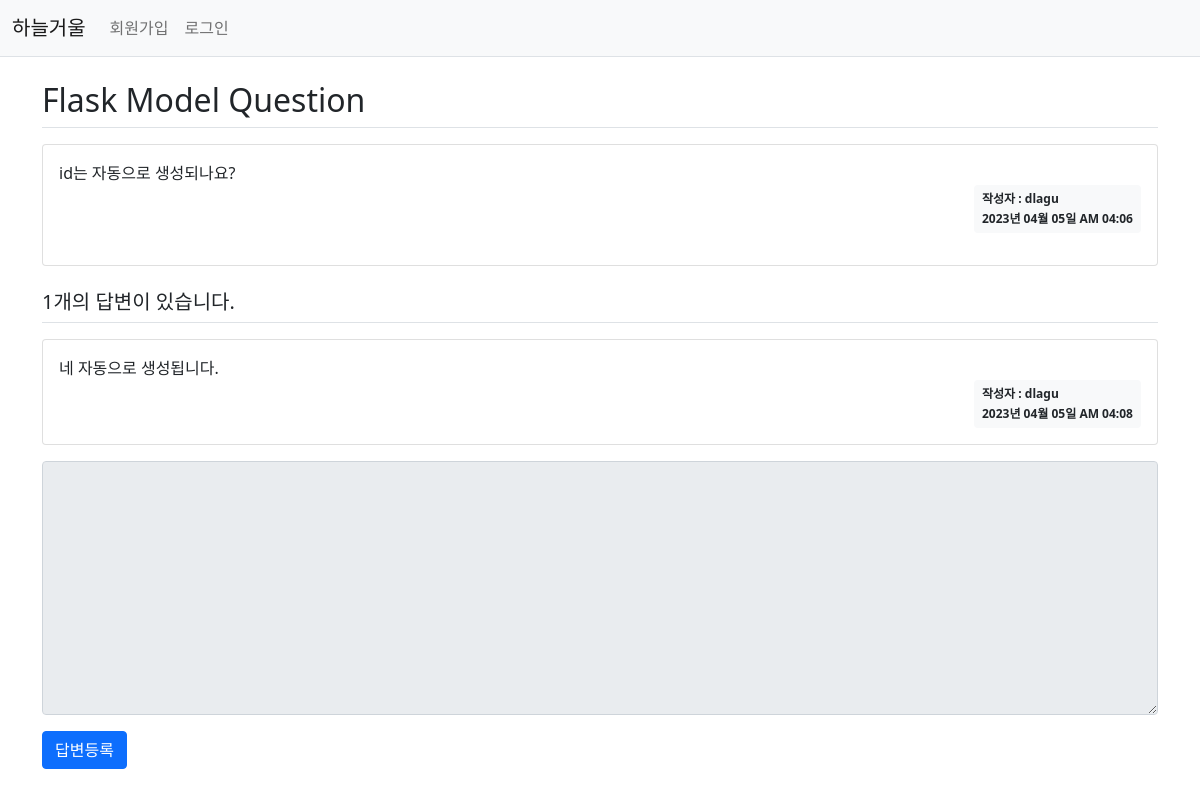
Screenshot of /question/detail/2/ with the database file from the repository.
### pybo/models.py (models this page shows)
class Question(db.Model):
    id = db.Column(db.Integer, primary_key=True)
    subject = db.Column(db.String(200), nullable=False)
    content = db.Column(db.Text(), nullable=False)
    create_date = db.Column(db.DateTime(), nullable=False)
    user_id = db.Column(db.Integer, db.ForeignKey('user.id', ondelete='CASCADE'), nullable=False)
    user = db.relationship('User', backref=db.backref('question_set'))
    modify_date = db.Column(db.DateTime(), nullable=True)

class User(db.Model):
    id = db.Column(db.Integer, primary_key=True)
    username = db.Column(db.String(150), unique=True, nullable=False)
    password = db.Column(db.String(200), nullable=False)
    email = db.Column(db.String(120), unique=True, nullable=False)

class Answer(db.Model):
    id = db.Column(db.Integer, primary_key=True)
    question_id = db.Column(db.Integer, db.ForeignKey('question.id', ondelete='CASCADE'))
    question = db.relationship('Question', backref=db.backref('answer_set'))
    content = db.Column(db.Text(), nullable=False)
    create_date = db.Column(db.DateTime(), nullable=False)
    user_id = db.Column(db.Integer, db.ForeignKey('user.id', ondelete='CASCADE'), nullable=False)
    user = db.relationship('User', backref=db.backref('answer_set'))
    modify_date = db.Column(db.DateTime(), nullable=True)

### pybo/views/question_views.py (the view)
@bp.route('/detail/<int:question_id>/')
def detail(question_id):
    form = AnswerForm()
    question = Question.query.get_or_404(question_id)
    return render_template('question/question_detail.html', question=question, form=form)

### pybo/forms.py
class AnswerForm(FlaskForm):
    content = TextAreaField('내용', validators=[DataRequired('내용은 필수입력 항목입니다.')])

### pybo/filter.py (called while the page is built)
def format_datetime(value, fmt='%Y년 %m월 %d일 %p %I:%M'):
    return value.strftime(fmt)

### pybo/views/auth_views.py (called while the page is built)
@bp.before_app_request
def load_logged_in_user():
    user_id = session.get('user_id')
    if user_id is None:
        g.user = None
    else:
        g.user = User.query.get(user_id)

### pybo/templates/question/question_detail.html (shortened to what this page needs)
{% extends 'base.html' %}
{% block content %}
<div class="container my-3">
    <h2 class="border-bottom py-2">{{ question.subject }}</h2>
    <div class="card my-3">
        <div class="card-body">
            <div class="card-text" style="white-space: pre-line;">{{ question.content }}</div>
            <div class="d-flex justify-content-end">
                <div class="badge bg-light text-dark p-2 text-start">
                    <div class="mb-2">작성자 : {{ question.user.username }}</div>
                    <div>{{ question.create_date|datetime }}</div>
                </div>
            </div>
        </div>
    </div>
    <h5 class="border-bottom my-3 py-2">{{ question.answer_set|length }}개의 답변이 있습니다.</h5>
    {% for answer in question.answer_set %}
    <div class="card my-3">
        <div class="card-body">
            <div class="card-text" style="white-space: pre-line;">{{ answer.content }}</div>
            <div class="d-flex justify-content-end">
                <div class="badge bg-light text-dark p-2 text-start">
                    <div class="mb-2">작성자 : {{ answer.user.username }}</div>
                    <div>{{ answer.create_date|datetime }}</div>
                </div>
            </div>
        </div>
    </div>
    {% endfor %}
    <form action="{{ url_for('answer.create', question_id=question.id) }}" method="post" class="my-3">
        <div class="mb-3">
            <textarea {% if not g.user %}disabled{% endif %}
            name="content" id="content" class="form-control" rows="10"></textarea>
        </div>
        <input type="submit" value="답변등록" class="btn btn-primary">
    </form>
</div>
{% endblock %}

### rows the page displays
Question: subject "Flask Model Question", content "id는 자동으로 생성되나요?", create_date "2023년 04월 05일 AM 04:06"
User: user.username "dlagu"
Answer: content "네 자동으로 생성됩니다.", user.username "dlagu", create_date "2023년 04월 05일 AM 04:08"

### other values shown
{{ question.answer_set|length }} "1"
